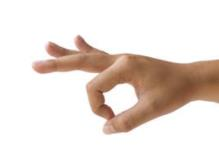
#> input picture yolo10/data/images/1006.jpg, 219 x 157 px
$ python -i transforms.py   (imports and definitions only)
#> lines starting #> are read from the running program, lines starting #| are printed output that depends on the picture
#> further down, picture is the input picture: shape (157, 219, 3); mean B, G, R 215.8, 222.3, 233.2
#!/usr/bin/env python3
"""
数据增强和变换工具
"""

import cv2
import numpy as np
import random
from typing import Tuple, List, Optional

class GestureTransforms:
    """手势识别专用数据增强"""

    def __init__(self, img_size: int = 416):
        self.img_size = img_size

    def resize_and_pad(self, image: np.ndarray, target_size: Tuple[int, int] = None) -> np.ndarray:
        """
        调整图像大小并保持长宽比

        Args:
            image: 输入图像
            target_size: 目标尺寸 (width, height)

        Returns:
            调整大小后的图像
        """
        if target_size is None:
            target_size = (self.img_size, self.img_size)

        h, w = image.shape[:2]
#> h = 157; w = 219
        target_w, target_h = target_size

        # 计算缩放比例
        scale = min(target_w / w, target_h / h)
#> scale = 1.9
        new_w, new_h = int(w * scale), int(h * scale)
#> new_w = 416; new_h = 298

        # 调整大小
        resized = cv2.resize(image, (new_w, new_h), interpolation=cv2.INTER_LINEAR)

        # 创建填充图像
        padded = np.full((target_h, target_w, 3), 114, dtype=np.uint8)  # 灰色填充

        # 计算填充位置
        x_offset = (target_w - new_w) // 2
#> x_offset = 0
        y_offset = (target_h - new_h) // 2
#> y_offset = 59

        # 放置调整后的图像
        padded[y_offset:y_offset + new_h, x_offset:x_offset + new_w] = resized
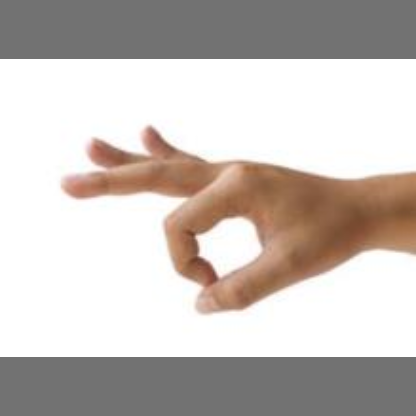
#> padded: shape (416, 416, 3); mean B, G, R 186.9, 191.6, 199.3

        return padded

    # [159 lines left out: functions random_rotation, random_brightness_contrast, random_blur, random_noise, mosaic_augmentation, not called in this run]

    def apply_transforms(self, image: np.ndarray, apply_augmentation: bool = True) -> np.ndarray:
        """
        应用数据增强

        Args:
            image: 输入图像
            apply_augmentation: 是否应用增强

        Returns:
            处理后的图像
        """
        # 调整大小
        processed = self.resize_and_pad(image)

        if apply_augmentation:
            # 随机应用增强
            if random.random() < 0.3:
                processed = self.random_rotation(processed)

            if random.random() < 0.5:
                processed = self.random_brightness_contrast(processed)

            if random.random() < 0.2:
                processed = self.random_blur(processed)

            if random.random() < 0.1:
                processed = self.random_noise(processed)

        return processed

>>> import cv2
>>> picture = cv2.imread('../data/images/1006.jpg')
>>> result = GestureTransforms().apply_transforms(picture)

$ run again, on yolo10/data/images/1032.jpg
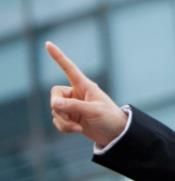
#> input picture yolo10/data/images/1032.jpg, 175 x 181 px
#> picture is the input picture: shape (181, 175, 3); mean B, G, R 135.3, 125.2, 108.1
#> in resize_and_pad, `padded[y_offset:y_offset + new_h, x_offset:x_offset + new_w] = resized`:
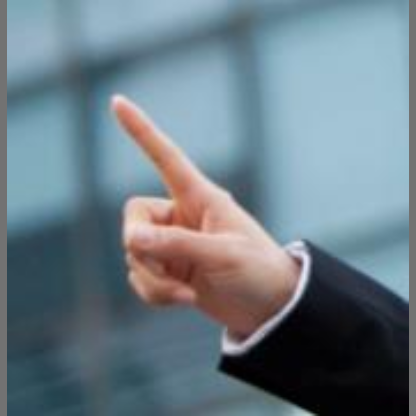
#> padded: shape (416, 416, 3); mean B, G, R 134.5, 124.7, 108.2

$ run again, on yolo10/data/images/108.jpg
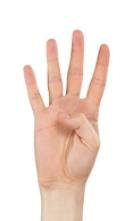
#> input picture yolo10/data/images/108.jpg, 132 x 221 px
#> picture is the input picture: shape (221, 132, 3); mean B, G, R 220.1, 227.8, 243.5
#> in resize_and_pad, `padded[y_offset:y_offset + new_h, x_offset:x_offset + new_w] = resized`:
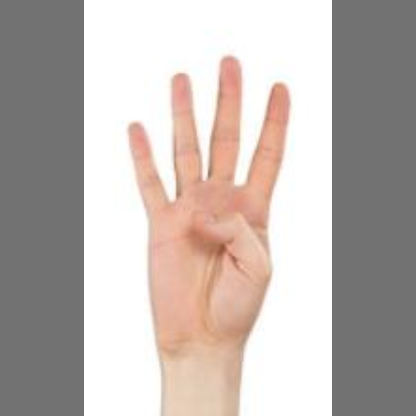
#> padded: shape (416, 416, 3); mean B, G, R 177.2, 181.8, 191.2

$ run again, on yolo10/data/images/1081.jpg
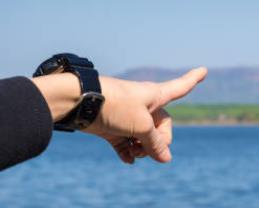
#> input picture yolo10/data/images/1081.jpg, 259 x 208 px
#> picture is the input picture: shape (208, 259, 3); mean B, G, R 169.7, 148, 127.2
#> in resize_and_pad, `padded[y_offset:y_offset + new_h, x_offset:x_offset + new_w] = resized`:
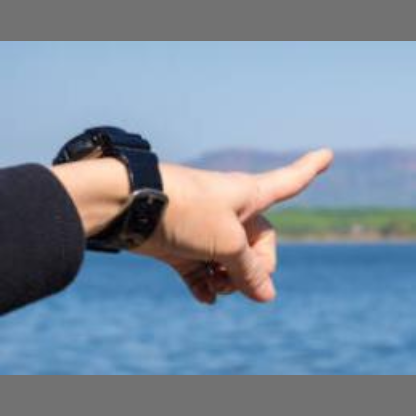
#> padded: shape (416, 416, 3); mean B, G, R 158.7, 141.2, 124.5
